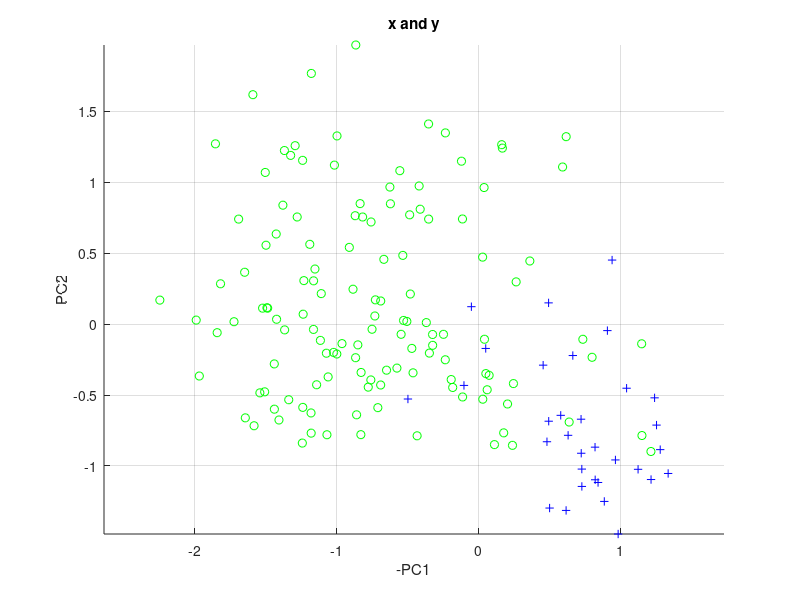
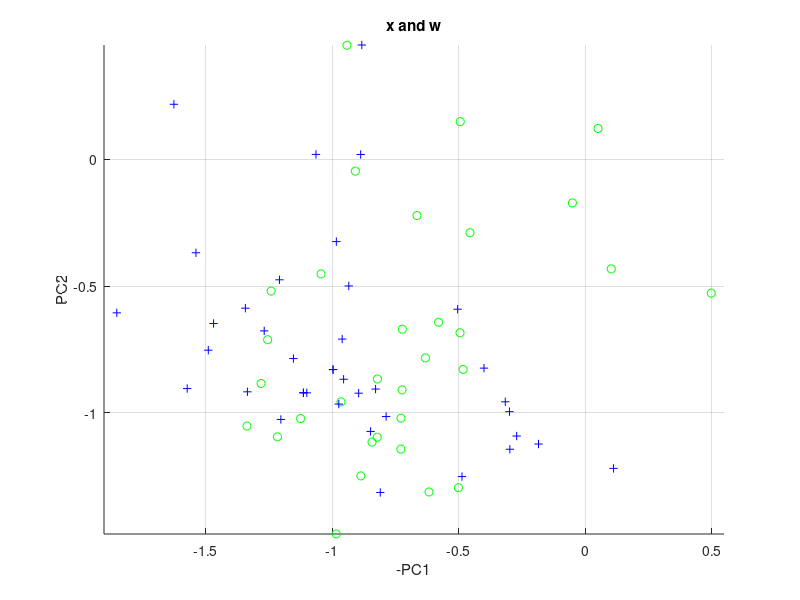
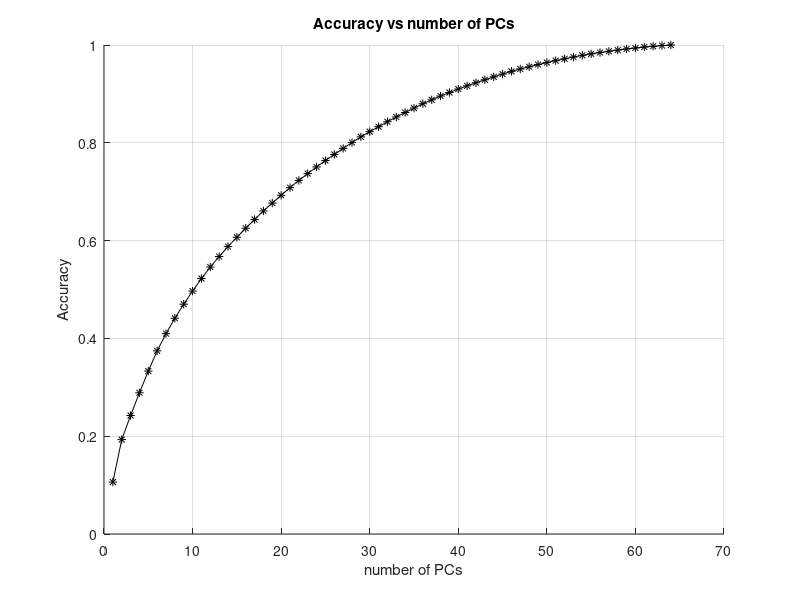

The MATLAB source for these figures, in order: (Note: this script raises an error after producing the figures.)
clear all
%% load data
load('data/ocr_data.mat')

[coeff, score, latent] = pca(testset.pixels);

%% #1
x_indices = find(testset.letter == 24);
y_indices = find(testset.letter == 25);
w_indices = find(testset.letter == 23);

x_data = score(x_indices,1:2);
y_data = score(y_indices,1:2);
w_data = score(w_indices,1:2);

figure(1)
clf
hold on
grid on
axis equal
title('x and y')
ylabel('PC2')
xlabel('-PC1')
plot(x_data(:,1),x_data(:,2),'b+');
plot(y_data(:,1),y_data(:,2),'go');

figure(2)
clf
hold on
grid on
axis equal
title('x and w')
ylabel('PC2')
xlabel('-PC1')
plot(-x_data(:,1),x_data(:,2),'go');
plot(-w_data(:,1),w_data(:,2),'b+');
drawnow
%% #2
figure(3)
clf
hold on
grid on
xlabel('number of PCs')
ylabel('Accuracy')
title('Accuracy vs number of PCs')
ratio = [];
data = [testset.pixels; trainset.pixels];
[coeff_full, score_full, latent_full] = pca(data);
for i = 1:size(data,2)
    comps = i;
    prin_comps = [score_full(:,1:comps) zeros(size(score_full,1),size(score_full,2)-comps)];
    reproj = prin_comps*coeff_full';
    difference = reproj-bsxfun(@minus,data, mean(data,1));
    err_fro = norm(difference,'fro');
    err_fro_orig = norm(bsxfun(@minus,data, mean(data,1)),'fro');
    ratio(i) = err_fro^2/err_fro_orig^2;
end
plot(1:64,1-ratio,'k*-')
drawnow
%% #3
figure(4)
dimensions = [5 10 20];
train_data = [trainset.pixels; testset.pixels];
train_labels = [trainset.letter; testset.letter];
[train_coeff,train_score,train_latent]=pca(train_data);

test_score = train_score(size(trainset.pixels,1)+1:end,:);
train_score = train_score(1:size(trainset.pixels,1),:);
for i = 1:length(dimensions)
    comps = dimensions(i);
    prin_score = train_score(:,1:comps);
    model = fitNaiveBayes(prin_score,trainset.letter);
    predictions = model.predict(test_score(:,1:comps));
    
    error = sum(predictions ~= testset.letter);
    accuracies(i)=1-sum(predictions ~= testset.letter)/length(testset.letter);
    
end
bar(accuracies)

xlabel('number of principal components')
ylabel('accuracy')
title('Naive Bayes on PCA')

%% #4
clear all
% load data
load('data/ocr_data.mat')

figure(5)
dimensions = [5 10 20];
train_data = [trainset.pixels; testset.pixels];
train_labels = [trainset.letter; testset.letter];
[train_coeff,train_score,train_latent]=pca(train_data);

for i = 1:length(dimensions)
    labels=[];
    error = [];
    distances = [];
    comps = dimensions(i);
    prin_score = train_score(:,1:comps);
    [indices,centroids]=kmeans(prin_score,26,'MaxIter',500);
    for j = 1:26
        clustered_points = find(indices == j);
        label(j) = mode(train_labels(clustered_points));
    end
    for j = size(trainset.pixels,1)+1:size(train_data,1)
        prediction(j-size(trainset.pixels,1)) = label(indices(j));
    end
    
    error = (prediction' ~= testset.letter);
    accuracy(i)=1-sum(error)/length(testset.letter);
end
bar(accuracy)

xlabel('number of principal components')
ylabel('accuracy')
title('K-means on PCA')